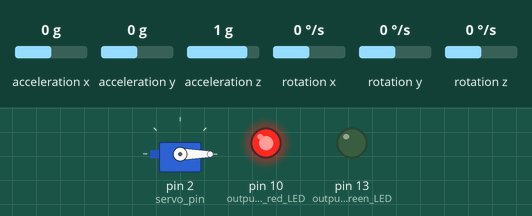
Recording of a sketch running on a simulated Arduino Uno, built with avr-gcc and run on an emulated ATmega328P. On the bench: servo, output pins drawn as LEDs (lit = HIGH). The inputs (shaded band) are chosen by the test bench; at power-on: acceleration x 0 g, acceleration y 0 g, acceleration z 1 g, rotation x 0 °/s, rotation y 0 °/s, rotation z 0 °/s. What the sketch prints to the serial monitor is not drawn.

Above: at 3.2 s.
3.3 s: acceleration x set to 0.4 g
4.8 s: acceleration x set to 0.7 g
At 6.1 s:
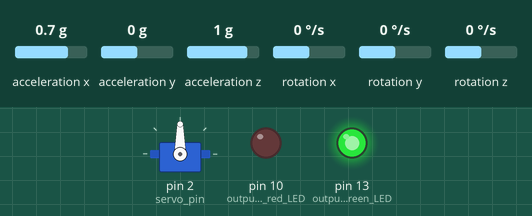
6.5 s: acceleration x set to -1.4 g
At 6.8 s:
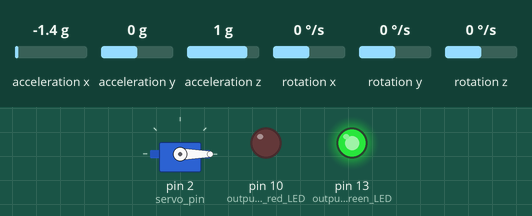
8.4 s: acceleration x set to 0.8 g
At 8.63 s:
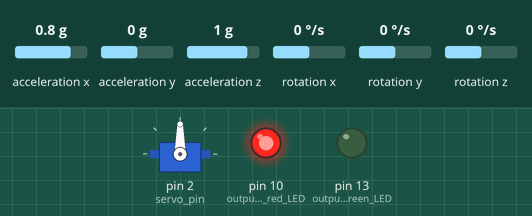
10.2 s: acceleration x set to -0.8 g
At 11.9 s:
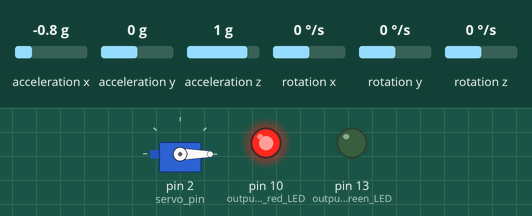
Timing chart, 0 to 13.0 s (numbered marks = the images above; inputs shaded):
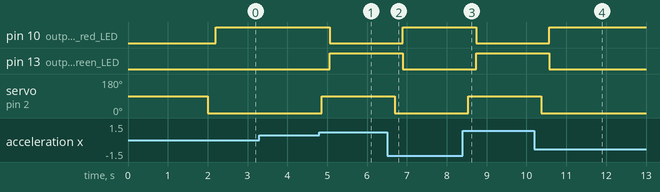

Measured:
- the behaviour switches between 0.5 and 0.6 g on acceleration x (found by bisection; images 0 and 1)
- after the input at 3.3 s, every drawn part: stays the same
- after the input at 4.8 s, pin 10 (output_for_the_red_LED): HIGH → LOW after 0.26 s; pin 13 (output_for_the_green_LED): LOW → HIGH after 0.26 s; servo on pin 2 (servo_pin): 0° → 90° after 0.06 s
- after the input at 6.5 s, pin 10 (output_for_the_red_LED): LOW → HIGH after 0.40 s; pin 13 (output_for_the_green_LED): HIGH → LOW after 0.40 s; servo on pin 2 (servo_pin): 90° → 0° after 0.20 s
- after the input at 8.4 s, pin 10 (output_for_the_red_LED): HIGH → LOW after 0.33 s; pin 13 (output_for_the_green_LED): LOW → HIGH after 0.33 s; servo on pin 2 (servo_pin): 0° → 90° after 0.13 s
- after the input at 10.2 s, pin 10 (output_for_the_red_LED): LOW → HIGH after 0.37 s; pin 13 (output_for_the_green_LED): HIGH → LOW after 0.37 s; servo on pin 2 (servo_pin): 90° → 0° after 0.17 s

The sketch:

Final.ino
```cpp
#include <Wire.h>                // importing the required libraries
#include<SoftwareSerial.h>
#include <MPU6050.h>             // library for the gyroscope and accelerometer
#include<String.h>               // for the password from bluetooth
#include <Servo.h>               // servo lib for rotating the servo
char final[5];                   // declaring for the password
char correct[5] = {'a','d','m','i','n'};          //the correct sequence of password from the bluetooth device
Servo sg90;
int pass_true;                    // creating a servo object
char state[10];                   // declaring state for matching the password
int servo_pin = 2;
MPU6050 sensor ;
int16_t ax, ay, az ;              // declaring variableds for storing accelometer values
int16_t gx, gy, gz ;              // declaring variableds for storing gyroscope values
SoftwareSerial ab(5,6);            // declaring Serial communication pins for the bluetooth device

void setup ( )

{
sg90.attach ( servo_pin );
Wire.begin ( );
ab.begin(9600);                  // begining bluetooth module communication baudrate
Serial.begin  (19200);           // begining python script communication baudrate for face recognise
Serial.println  ( "Initializing the sensor" );
sensor.initialize ( );
Serial.println (sensor.testConnection ( ) ? "Successfully Connected" : "Connection failed");
delay (1000);
Serial.println ( "Taking Values from the sensor" );
delay (1000);
pinMode(13,OUTPUT);          // output for the green LED
pinMode(10,OUTPUT);          // output for the red LED
}


void loop ( )
{
sensor.getMotion6 (&ax, &ay, &az, &gx, &gy, &gz);          // getting the sensor data
ax = map (ax, -17000, 17000, 0, 180) ;                     // mapping the sensor axis
  if(Serial.read() == 'A')                                 //loop for checking serial communication from the python script
  {
    sg90.write (90);
    digitalWrite(10,LOW);
    digitalWrite(13,HIGH);
    delay (10000);
  }
  {
  while(Serial.available()){                              // loop for checking the data received from bluetooth module
    for(int i=0; i<5; i++){
      final[i] = Serial.read();
    }
    for(int i=0; i<5; i++){
      if(final[i]==correct[i]){
        pass_true = 1;
      }
      else{
    pass_true = 0;
    break;
      }
    }
  }
if(pass_true==1){
    sg90.write (90);
    digitalWrite(10,LOW);
    digitalWrite(13,HIGH);
    delay (10000);
    pass_true = 0;
  }}
 {
  while(ab.available()){                                // same loop if we dont give this loop the python script data generates some garbage values and continiously moves the servo
    for(int i=0; i<5; i++){
      final[i] = ab.read();
    }
    for(int i=0; i<5; i++){
      if(final[i]==correct[i]){
        pass_true = 1;
      }
      else{
    pass_true = 0;
    break;
      }
    }
  }

  if(pass_true==1){
    sg90.write (90);
    digitalWrite(10,LOW);
    digitalWrite(13,HIGH);
    delay (10000);
    pass_true = 0;
  }}

if(ax>140){                         // for checking the feedback from the accelerometer

    sg90.write (90);
    delay (200);
    digitalWrite(10,LOW);
    digitalWrite(13,HIGH);

}
else if(ax<140){                   // else part if all the other conditions fails the lock wont open
  sg90.write(0);
  delay (200);
  digitalWrite(13,LOW);
  digitalWrite(10,HIGH);
}
}
```
